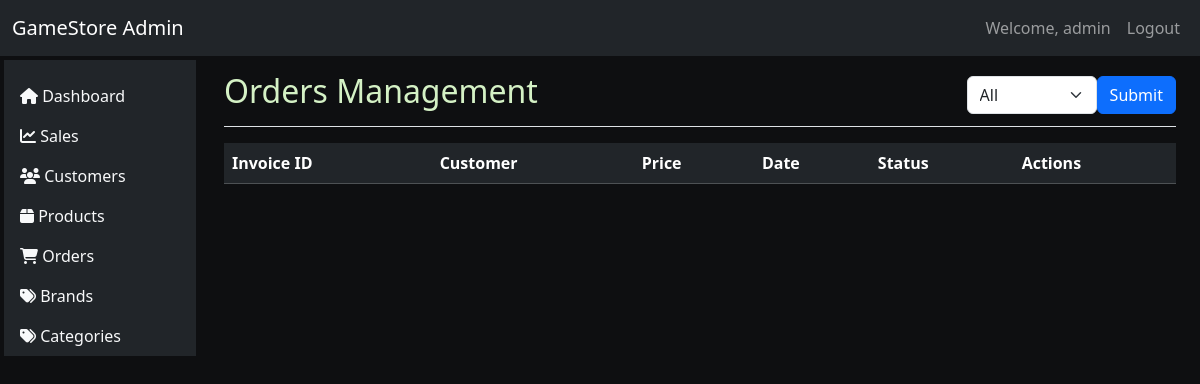
The page /admin/orders.php (signed in) on the database as committed earlier.
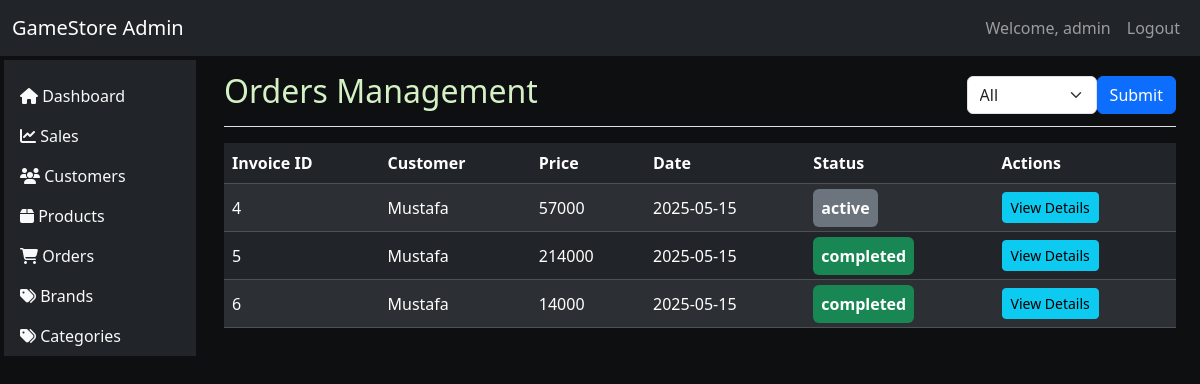
The same page on the database as committed later.
### tables this page shows
CREATE TABLE `invoices` (
  `id` int(11) NOT NULL,
  `customer_id` int(11) NOT NULL,
  `location` varchar(50) NOT NULL,
  `quantity` int(11) NOT NULL,
  `delivery_price` double NOT NULL,
  `total_price` double NOT NULL,
  `status` enum('waiting','active','delivering','completed','canceled') NOT NULL,
  `created_at` date NOT NULL DEFAULT current_timestamp()
);

CREATE TABLE `customers` (
  `id` int(11) NOT NULL,
  `customer_name` varchar(40) NOT NULL,
  `customer_email` varchar(150) NOT NULL,
  `customer_phone` varchar(12) NOT NULL,
  `customer_password` text NOT NULL,
  `customer_image` text NOT NULL,
  `created_at` date NOT NULL DEFAULT current_timestamp()
);

### app/php/admin/invoice/functions.php (called while the page is built, shortened)
<?php
function getAllInvoices($status = null)
{
    global $connect;
    try {
        $sql = "SELECT invoices.*, customers.customer_name AS customer_name,
        customers.customer_email AS customer_email
        FROM invoices LEFT JOIN customers ON invoices.customer_id = customers.id";
        $stmt = $connect->prepare($sql);
        $stmt->execute();
        return $stmt->fetchAll(PDO::FETCH_ASSOC);
    } catch (PDOException $e) {
        error_log("Error getting all invoices: " . $e->getMessage());
        return false;
    }
}
function getInvoiceStatusClass($status)
{
    switch (strtolower($status)) {
        case 'completed':
            return 'success';
        case 'active':
            return 'secondary';
    }
}

### admin/orders.php (the view, shortened to what this page needs)
<?php
include "../app/php/config/config.php";
include "../app/php/admin/invoice/functions.php";
$invoices = getAllInvoices();
include "../components/admin/app.php";
?>
<div class="container-fluid">
    <div class="row">
        <div class="col-md-2 p-1 sidebar">
            <?php include "../components/admin/sidebar.php"; ?>
        </div>
        <main role="main" class="col-md-10 ml-sm-auto px-4">
            <div class="d-flex justify-content-between flex-wrap flex-md-nowrap align-items-center pt-3 pb-2 mb-3 border-bottom">
                <h2>Orders Management</h2>
                <form action="<?php echo htmlspecialchars($_SERVER["PHP_SELF"]); ?>" method="POST"
                    class="d-flex align-items-center">
                    <select class="form-select" id="status" name="status">
                        <option value="" selected>All</option>
                    </select>
                    <button type="submit" name="update_status" class="btn btn-primary">Submit</button>
                </form>
            </div>
            <div class="table-responsive">
                <table class="table table-dark table-striped">
                    <thead>
                        <tr>
                            <th>Invoice ID</th>
                            <th>Customer</th>
                            <th>Price</th>
                            <th>Date</th>
                            <th>Status</th>
                            <th>Actions</th>
                        </tr>
                    </thead>
                    <tbody>
                        <?php foreach ($invoices as $invoice): ?>
                            <tr>
                                <td><?php echo $invoice['id']; ?></td>
                                <td><?php echo $invoice['customer_name']; ?></td>
                                <td><?php echo $invoice['total_price']; ?></td>
                                <td><?php echo date('Y-m-d', strtotime($invoice['created_at'])); ?></td>
                                <td>
                                    <span class="p-2 text-white bg-<?php echo getInvoiceStatusClass($invoice['status']); ?> rounded">
                                        <strong>
                                            <?php echo $invoice['status']; ?>
                                        </strong>
                                    </span>
                                </td>
                                <td>
                                    <a href="order_details.php?id=<?php echo $invoice['id']; ?>" class="btn btn-info btn-sm">View Details</a>
                                </td>
                            </tr>
                        <?php endforeach; ?>
                    </tbody>
                </table>
            </div>
        </main>
    </div>
</div>
<?php include "../components/admin/footer.php"; ?>

Rows that differ between the two databases and show on the page:
added invoices: id "4", customer.customer_name "Mustafa", total_price "57000", created_at "2025-05-15", status "active"
added invoices: id "5", customer.customer_name "Mustafa", total_price "214000", created_at "2025-05-15", status "completed"
added invoices: id "6", customer.customer_name "Mustafa", total_price "14000", created_at "2025-05-15", status "completed"
